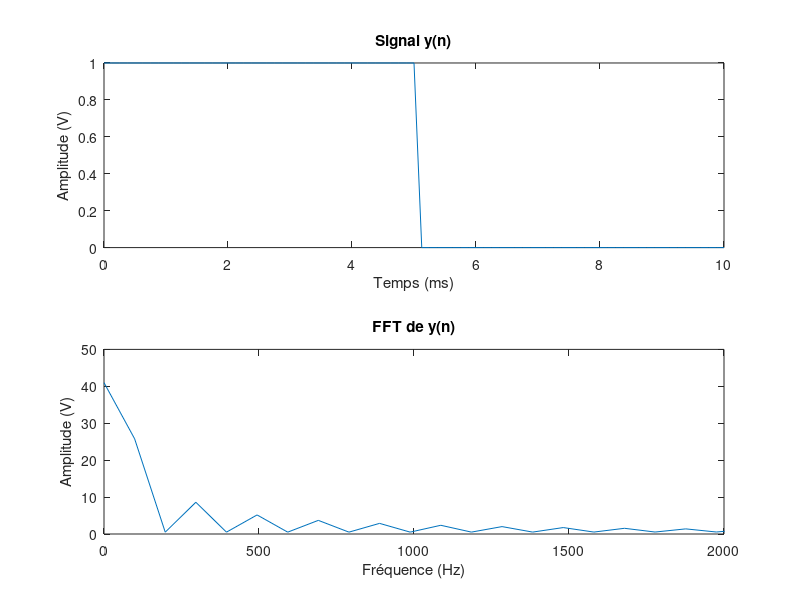
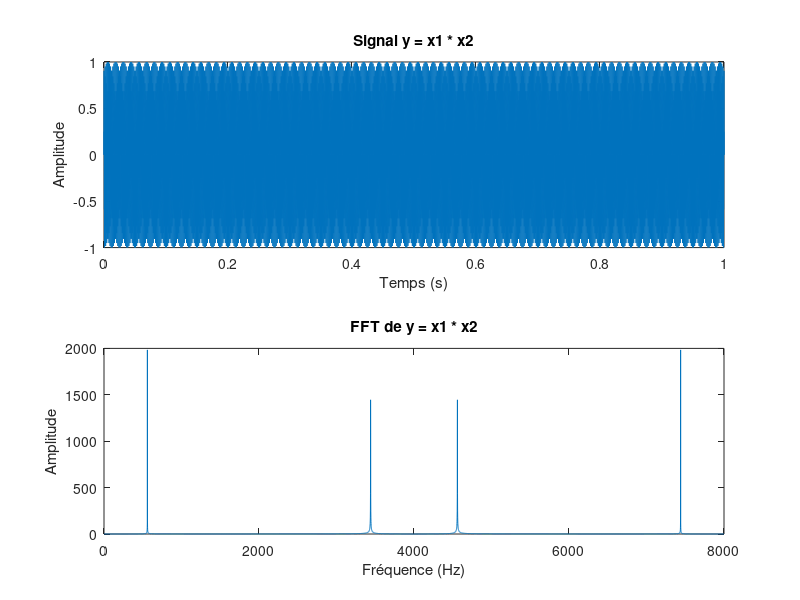

MATLAB code for these plots, in order: (Note: this script raises an error after producing the figures.)
%G3E_Champagne_Mathis.m 
%Fichier matlab contenant les réponses aux questions A à C de la section 3.7 du livrable
%APP signal (2022)
%Mathis Champagne

clear variables;
clc;
close all;

%% A
% Définition des paramètres
Te = 1/8000; % Période d'échantillonnage
t = 0:Te:10e-3; % Vecteur temps de 0 à 5 ms avec un pas de Te
y = ones(size(t)); % Signal à 1V pour tout t
y(t>5e-3) = 0; % Signal à 0V après 5 ms

% Affichage du signal
figure;
subplot(2,1,1);
plot(t*1000,y);
xlabel('Temps (ms)');
ylabel('Amplitude (V)');
title('Signal y(n)');

% Calcul et affichage de la FFT
Y = fft(y);
%Avec une telle définition de la fonction y, on obtient sur une dimension
%temporelle (donc positive), une demie porte d'amplitude 1V. On doit s'attendre alors
%d'après les calculs théoriques de l'excercice 3.3 à avoir un résultat qui s'approche d'une "moitié" de
%sinus cardinal comme résultat de la fft.
f = (0:length(Y)-1)/(length(Y)*Te);
subplot(2,1,2);
plot(f,abs(Y));
xlim([0 2e3]);
xlabel('Fréquence (Hz)');
ylabel('Amplitude (V)');
title('FFT de y(n)');

%% B

% Définition des paramètres
Fe = 8000; % Fréquence d'échantillonnage
D = 1; % Durée des signaux en secondes
t = 0:1/Fe:D; % Vecteur temps de 0 à D avec un pas de 1/Fe
f1 = 1440; % Fréquence du premier signal
f2 = 2000; % Fréquence du deuxième signal

% Création des signaux sinusoïdaux
x1 = sin(2*pi*f1*t);
x2 = sin(2*pi*f2*t);

% Multiplication des signaux
y = x1 .* x2;

% Affichage des signaux
figure;
subplot(2,1,1);
plot(t,y);
xlabel('Temps (s)');
ylabel('Amplitude');
title('Signal y = x1 * x2');

% Calcul et affichage de la FFT
Y = fft(y);
f = (0:length(Y)-1)/(length(Y)/Fe);
%𝑥(𝑡) = sin(2𝜋𝑓1𝑡) × sin(2𝜋𝑓2𝑡) = (1/2)cos[2𝜋(𝑓2−𝑓1)𝑡] − (1/2)cos[2𝜋(𝑓2+𝑓1)𝑡]
%On s'attend donc à avoir un pic de fréquence 560 hz(f2-f1) et un pic à
%3440hz. On s'attend également à avoir des pics de fréquences symétriques
%par rapport à Fe/2 qui correspondent aux harmoniques, car on fait une FFT
%sur une multiplication de sinus.
subplot(2,1,2);
plot(f,abs(Y));
xlabel('Fréquence (Hz)');
ylabel('Amplitude');
title('FFT de y = x1 * x2');

%% C
file = "alarmes.mp3";
[x,Fs] = audioread(file); 
%NoiseSignalBinaryMatrix = detection(file); %appel du sous programme 
%NoiseSignal = x.*NoiseSignalBinaryMatrix;

%Sensibilité du micro (dBV)
S=-48;
%Gain du micro (dB)
G=30;
%P Référence
Pref = -94;
%Puissance SPL (dB SPL)
Seuil_P_spl = 80;
%durée en seconde (seuil supérieur)
Dt =1;
%durée en seconde (seuil inférieur)
dt =0.5;
Indicedt = Fs/2;
%Seuil dbW
Seuil_dbW = Seuil_P_spl + G + S +Pref;
Seuil_dBm = Seuil_dbW +30;
disp(Seuil_dbW);

%calcul de la puissance du signal:
nbr = length(x);
Te = 1/Fs;
t = (0:nbr-1)*Te;
% Durée de la demi fenêtre d'estimation de la puissance
dFen = 0.05; % demi fenetre de 50 millisecondes
% Convertir dFen en nombre d'échantillons K
K = round(dFen * Fs);
% Initialiser la matrice de puissance
len = length(x);
powerMatrixW = zeros(len, 1);
powerMatrixDbm = zeros(len, 1); %puissance en dBw (dBm)
for n = K+1:nbr-K
    %formule de la puissance (en W)
    powerMatrixW(n) = (1 / (2*K+1)) * sum(x(n-K:n+K).^2);
end
% Convertir la puissance en dBm
powerMatrixDbm = 10*log10(powerMatrixW) + 30;

BinaryMatrix = zeros(len,1);
BinaryMatrix(powerMatrixDbm > Seuil_dBm)=1;
Binarychange = diff(BinaryMatrix);
Start = find(Binarychange == -1); %Quand on passe de 0 à 1, début de la plage
End = find(Binarychange == 1); %Quand on passe de 1 à 0, fin de la plage
%disp(Start);

FalseSilenceIndex = Start(End - Start < Indicedt); %indice du début des faux silences
frames = [];
for i = 1:length(FalseSilenceIndex)
    start = FalseSilenceIndex(i);
    stop = End(find(End > start,1));
    range = start:stop;
    if size(range)<Indicedt
        frames = horzcat(frames,range);
    end
end

falseSilenceFrame = zeros(size(BinaryMatrix));
falseSilenceFrame(frames) = 1;

%Bruits
FalseNoiseBinary = or(BinaryMatrix,falseSilenceFrame);
FalseNoiseSignal = x.*FalseNoiseBinary;

Binarychange = diff(FalseNoiseBinary);
Start = find(Binarychange == 1);
End = find(Binarychange == -1);

RealNoiseBinary = zeros(size(FalseNoiseBinary));
for i = 1:length(Start)
    if (End(i) - Start(i)) >= Fs         % Durée du bruit doit etre > 1 seconde
        RealNoiseBinary(Start(i):End(i)) = 1;  % Si detecter comme vrai son qui dure 1s on met 1 binaire
    end
end
%disp(RealNoiseBinary);
RealNoiseSignal = x.*RealNoiseBinary;

figure(1);
plot(t,RealNoiseSignal);
xlabel('Temps (s)');
ylabel('Valeur');
title('Vrais bruits détectés');

Binarychange = diff(RealNoiseBinary);
Start = find(Binarychange == 1);
End = find(Binarychange == -1);

NoiseRange = {};
for i = 1:length(Start)
    start = Start(i);
    stop = End(find(End>start,1));
    range = start:stop;
    NoiseRange{i} = x(range);
    Noise = NoiseRange{i};
    %1.
    % Calcul de la densité spectrale de puissance
    N = length(Noise);
    f = (-N/2:N/2-1)*Fs/N;
    X = fftshift(fft(Noise))/N; %centré en 0 pour une meilleure visibilité
    Pxx = 2*abs(X).^2/Fs;
    % Affichage de la densité spectrale de puissance
    figure;
    plot(f, Pxx);
    xlabel('Fréquence (Hz)');
    ylabel('Densité spectrale de puissance');
    title('Densité spectrale de puissance du signal sonore');
    
    %2.
    %calcul de la puissance du signal à partir des échantillons sonores
    P_time = 1/length(Noise) * sum(Noise.^2);
    % Calcul de la FFT du signal
    X = fft(Noise);
    % Calcul de la puissance à partir des coefficients de Fourier
    P_freq = sum(abs(X).^2);
    % Afficher les deux puissances
    fprintf('Puissance à partir des échantillons sonores : %.2f\n', P_time);
    fprintf('Puissance à partir des coefficients de Fourier : %.2f\n', P_freq);
    
    %3.
    % calcul de la DSP
    N = floor(length(Noise)/2)*2; % nombre d'échantillons (on s'assure d'avoir un nombre paire pour la division, sinon on a une erreur car il nous faut un entier)
    Xdft = fft(Noise); % transformée de Fourier
    Xdft = Xdft(1:N/2+1); % on ne considère que la première moitié des fréquences
    DSP = (1/(Fs*N)) * abs(Xdft).^2; % calcul de la DSP
    DSP(2:end-1) = 2*DSP(2:end-1); % prise en compte de la symétrie de la DSP
    % détection de la fréquence maximale
    [~, idx] = max(DSP); % recherche de l'indice de la valeur maximale
    f_max = (idx-1)*Fs/N; % calcul de la fréquence correspondante
    % affichage du résultat
    disp(['La fréquence correspondant à la DSP maximale est de ', num2str(f_max), ' Hz']);

    %4.
    N = length(Noise); % Longueur du signal
    DSP = abs(fft(Noise)).^2 / N; % Calcul de la DSP
    DSPdb = 10*log10(DSP); % Conversion en dB
    % Identifier la fréquence à -30dB
    f = linspace(0, 1, N)*Fs; % Vecteur de fréquences
    f_30db = find(DSPdb <= -30, 1, 'first'); % Identifier la fréquence à -30dB
    % Déterminer les limites de la bande à -30dB
    f_min = f_30db; % Limite inférieure de la bande
    f_max = find(DSPdb(f_min+1:end) >= -30, 1, 'last') + f_min; % Limite supérieure de la bande
    % Calculer l'énergie contenue dans la bande
    E_band = trapz(f(f_min:f_max), DSP(f_min:f_max)); % Intégrale de la DSP sur la bande à -30dB
    E_total = trapz(f, DSP); % Intégrale de la DSP sur l'ensemble des fréquences
    Pct_E_band = E_band / E_total * 100; % Pourcentage d'énergie contenue dans la bande à -30dB
    % Afficher les résultats
    disp(['La bande spectrale à -30dB s etend de ', num2str(f(f_min)), ' Hz a ', num2str(f(f_max)), ' Hz.']);
    disp(['Le pourcentage d''énergie contenue dans cette bande est de ', num2str(Pct_E_band), '%.']);

    %5.
    %window_size = round(0.25 * Fs);
    %noverlap = 0;
    %nfft = 2^nextpow2(window_size);
    %subplot(2, 1, 2);
    %spectrogram(Noise, window_size, noverlap, nfft, Fs, 'yaxis');
    %title('Spectrogramme');
    %xlabel('Temps (s)');
    %ylabel('Fréquence (Hz)');

    disp('-----------------------------------------------------------------');
end

